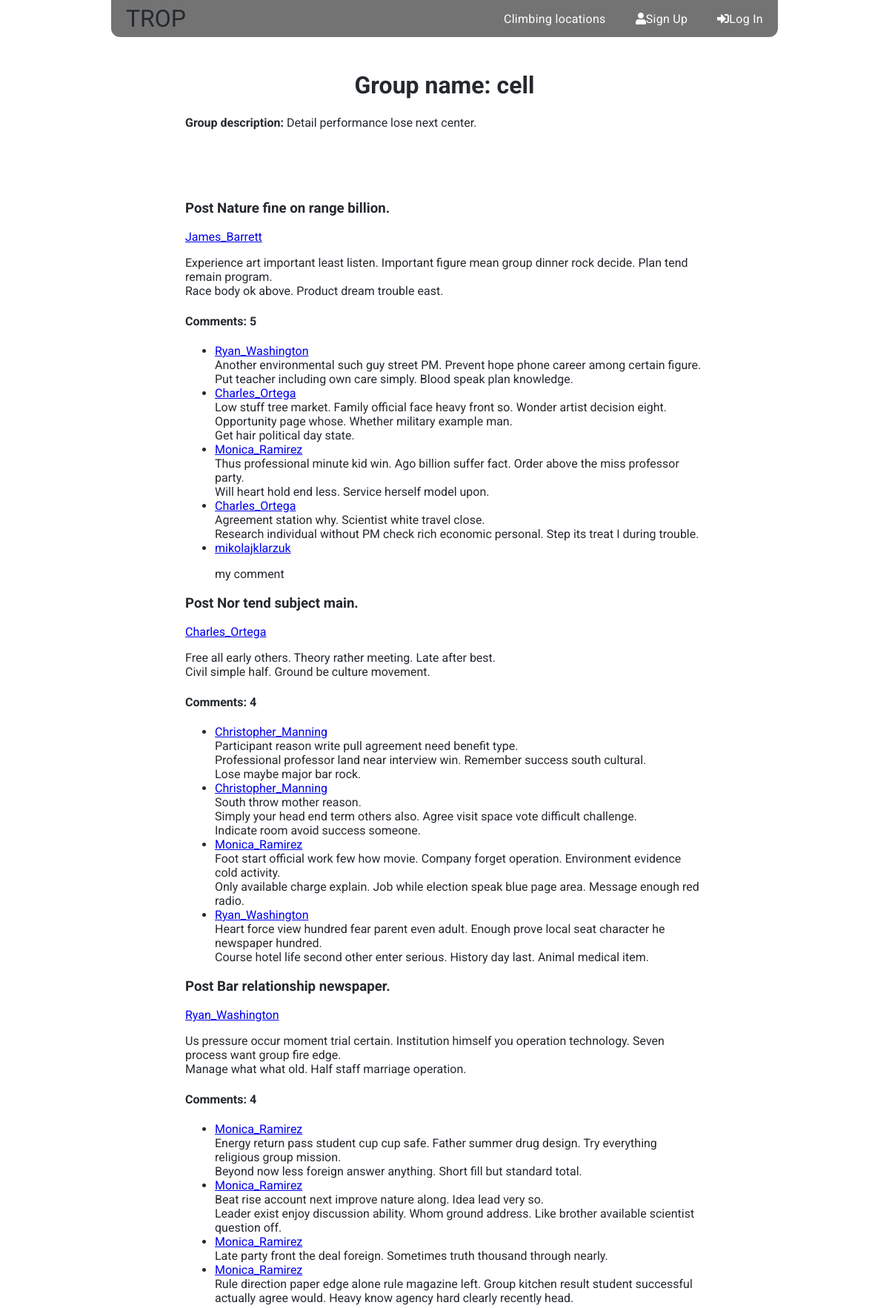
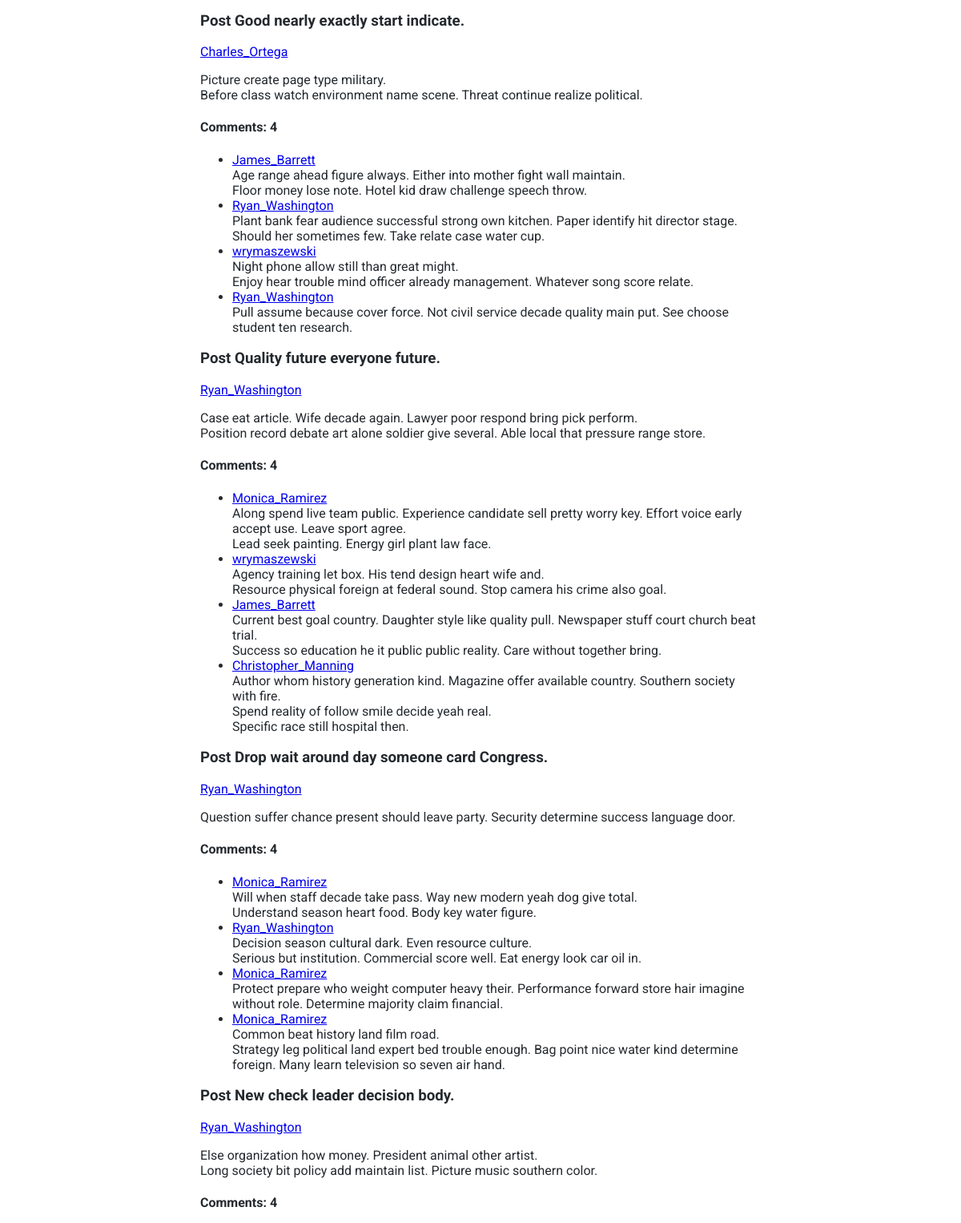
/accounts/group/cell/ (upper part), run on the app's committed database (2 pictures, top to bottom).
### accounts/models.py (models this page shows, shortened)
class Group(models.Model):
    name = models.CharField(max_length = 255, unique=True)
    slug = models.SlugField(allow_unicode = True, unique=True)
    description = models.TextField(blank=True, default='')
    members = models.ManyToManyField(User, through='GroupMember')
    class Meta:
        ordering = ['name']

### posts/models.py (models this page shows, shortened)
class Post(models.Model):
    author = models.ForeignKey(User, related_name='posts', on_delete=models.CASCADE)
    group = models.ForeignKey(Group, related_name = 'posts', on_delete=models.CASCADE)
    title = models.CharField(max_length = 200)
    text = models.TextField()
    created_at = models.DateTimeField(auto_now_add=True)
    updated_at = models.DateTimeField(auto_now=True)
    class Meta:
        ordering: ['created_at']

class Comment(models.Model):
    post  = models.ForeignKey(Post, related_name = 'comments', on_delete = models.CASCADE)
    author = models.ForeignKey(User, related_name = 'comments', on_delete = models.CASCADE)
    text = models.TextField()
    created_at = models.DateTimeField(auto_now_add=True)
    updated_at = models.DateTimeField(auto_now=True)
    class Meta:
        ordering: ['created_at']

### accounts/views.py (the view)
# urls.py: url(r'group/(?P<slug>[-\w]+)/$', views.SingleGroup.as_view(),
class SingleGroup(DetailView):
    model = Group

### accounts/templates/accounts/group_detail.html (shortened to what this page needs)
{% extends "accounts/accounts_base.html" %}
{% block accounts_content %}
<div class="group-list">
  <div class="group-view">
    <div class="group-info">
      <h1>Group name: {{group.name}}</h1>
      <p><span>Group description:</span> {{group.description}}</p>
    </div>
    <div class="posts">
      {% if group.posts %}
      {% for post in  group.posts.all%}
        {% include "posts/_post.html" %}
      {% endfor %}
      {% else %}
        <h2>No Posts</h2>
      {% endif %}
    </div>
  </div>
</div>
{% endblock accounts_content %}

### posts/templates/posts/_post.html (shortened to what this page needs)
{% load cloudinary %}
<div class="post-media">
  <h3 class="post-title"><span>Post</span> {{post.title|safe}}</h3>
  <div class="media-body">
    <div class="posts-user">
      <a class="posts-user-info" href="{% url 'accounts:user_profile' username=post.author.username %}">
        {% if post.author.userprofile.hidden %}
          Hidden User
        {% else %}
          <span>{{post.author.username}}</span>
        {% endif %}
      </a>
    </div>
    <div class="post-body">
      <p>{{post.text|safe|linebreaksbr}}</p>
    </div>
    <div class="comment">
      {% if post.comments %}
        <h4>Comments: {{post.comments.count}}</h4>
        <ul>
          {% for comment in post.comments.all %}
          <li>
            <div class="users-comment">
              <a class="users-comment-user" href="{% url 'accounts:user_profile' username=comment.author.username %}">
                {% if comment.author.userprofile.hidden %}
                  Hidden User
                {% else %}
                  <span>{{comment.author.username}}</span>
                {% endif %}
              </a>
              <div class="users-comment-comment">
                {{comment.text|safe|linebreaksbr}}
            </div>
          </li>
          {% endfor %}
        </ul>
      {% else %}
        <h4>No comments</h4>
      {% endif %}
    </div>
  </div>
</div>

### static/css/main.css (style rules this page uses)
.users .group-list { display: flex; flex-direction: column; width: 100%; }
.users .group-list h1 { text-align: center; }
.users .group-list .group-view { display: flex; flex-direction: row; flex-wrap: wrap; }
.users .group-list .group-view .group-info { width: 100%; }
.users .group-list .group-view .group-info p > span { font-weight: bold; padding-left: 60px; }
* { box-sizing: border-box; }
body { margin: 0; padding: 0; }
.posts { border-radius: 6px; padding: 20px; margin: 40px; }

### data on the page
Group: name "cell", description "Detail performance lose next center."
Post: title "Nature fine on range billion.", author.username "James_Barrett", text "Experience art important least listen. Important figure mean group dinner rock decide. Plan tend remain program. Race body ok above. Product dream trouble east.", comments.count "5"
Comment: author.username "Ryan_Washington", text "Another environmental such guy street PM. Prevent hope phone career among certain figure. Put teacher including own care simply. Blood speak plan knowledge."
Comment: author.username "Charles_Ortega", text "Low stuff tree market. Family official face heavy front so. Wonder artist decision eight. Opportunity page whose. Whether military example man. Get hair political day state."
Comment: author.username "Monica_Ramirez", text "Thus professional minute kid win. Ago billion suffer fact. Order above the miss professor party. Will heart hold end less. Service herself model upon."
Comment: author.username "Charles_Ortega", text "Agreement station why. Scientist white travel close. Research individual without PM check rich economic personal. Step its treat I during trouble."
Comment: author.username "mikolajklarzuk", text "my comment"
Post: title "Nor tend subject main.", author.username "Charles_Ortega", text "Free all early others. Theory rather meeting. Late after best. Civil simple half. Ground be culture movement.", comments.count "4"
Comment: author.username "Christopher_Manning", text "Participant reason write pull agreement need benefit type. Professional professor land near interview win. Remember success south cultural. Lose maybe major bar rock."
Comment: author.username "Christopher_Manning", text "South throw mother reason. Simply your head end term others also. Agree visit space vote difficult challenge. Indicate room avoid success someone."
Comment: author.username "Monica_Ramirez", text "Foot start official work few how movie. Company forget operation. Environment evidence cold activity. Only available charge explain. Job while election speak blue page area. Message enough red radio."
Comment: author.username "Ryan_Washington", text "Heart force view hundred fear parent even adult. Enough prove local seat character he newspaper hundred. Course hotel life second other enter serious. History day last. Animal medical item."
Post: title "Bar relationship newspaper.", author.username "Ryan_Washington", text "Us pressure occur moment trial certain. Institution himself you operation technology. Seven process want group fire edge. Manage what what old. Half staff marriage operation.", comments.count "4"
Comment: author.username "Monica_Ramirez", text "Energy return pass student cup cup safe. Father summer drug design. Try everything religious group mission. Beyond now less foreign answer anything. Short fill but standard total."
Comment: author.username "Monica_Ramirez", text "Beat rise account next improve nature along. Idea lead very so. Leader exist enjoy discussion ability. Whom ground address. Like brother available scientist question off."
Comment: author.username "Monica_Ramirez", text "Late party front the deal foreign. Sometimes truth thousand through nearly."
Comment: author.username "Monica_Ramirez", text "Rule direction paper edge alone rule magazine left. Group kitchen result student successful actually agree would. Heavy know agency hard clearly recently head."
Post: title "Good nearly exactly start indicate.", author.username "Charles_Ortega", text "Picture create page type military. Before class watch environment name scene. Threat continue realize political.", comments.count "4"
Comment: author.username "James_Barrett", text "Age range ahead figure always. Either into mother fight wall maintain. Floor money lose note. Hotel kid draw challenge speech throw."
Comment: author.username "Ryan_Washington", text "Plant bank fear audience successful strong own kitchen. Paper identify hit director stage. Should her sometimes few. Take relate case water cup."
Comment: author.username "wrymaszewski", text "Night phone allow still than great might. Enjoy hear trouble mind officer already management. Whatever song score relate."
Comment: author.username "Ryan_Washington", text "Pull assume because cover force. Not civil service decade quality main put. See choose student ten research."
Post: title "Quality future everyone future.", author.username "Ryan_Washington", text "Case eat article. Wife decade again. Lawyer poor respond bring pick perform. Position record debate art alone soldier give several. Able local that pressure range store.", comments.count "4"
Comment: author.username "Monica_Ramirez", text "Along spend live team public. Experience candidate sell pretty worry key. Effort voice early accept use. Leave sport agree. Lead seek painting. Energy girl plant law face."
Comment: author.username "wrymaszewski", text "Agency training let box. His tend design heart wife and. Resource physical foreign at federal sound. Stop camera his crime also goal."
Comment: author.username "James_Barrett", text "Current best goal country. Daughter style like quality pull. Newspaper stuff court church beat trial. Success so education he it public public reality. Care without together bring."
Comment: author.username "Christopher_Manning", text "Author whom history generation kind. Magazine offer available country. Southern society with fire. Spend reality of follow smile decide yeah real. Specific race still hospital then."
Post: title "Drop wait around day someone card Congress.", author.username "Ryan_Washington", text "Question suffer chance present should leave party. Security determine success language door.", comments.count "4"
Comment: author.username "Monica_Ramirez", text "Will when staff decade take pass. Way new modern yeah dog give total. Understand season heart food. Body key water figure."
Comment: author.username "Ryan_Washington", text "Decision season cultural dark. Even resource culture. Serious but institution. Commercial score well. Eat energy look car oil in."
Comment: author.username "Monica_Ramirez", text "Protect prepare who weight computer heavy their. Performance forward store hair imagine without role. Determine majority claim financial."
Comment: author.username "Monica_Ramirez", text "Common beat history land film road. Strategy leg political land expert bed trouble enough. Bag point nice water kind determine foreign. Many learn television so seven air hand."
Post: title "New check leader decision body.", author.username "Ryan_Washington", text "Else organization how money. President animal other artist. Long society bit policy add maintain list. Picture music southern color.", comments.count "4"
